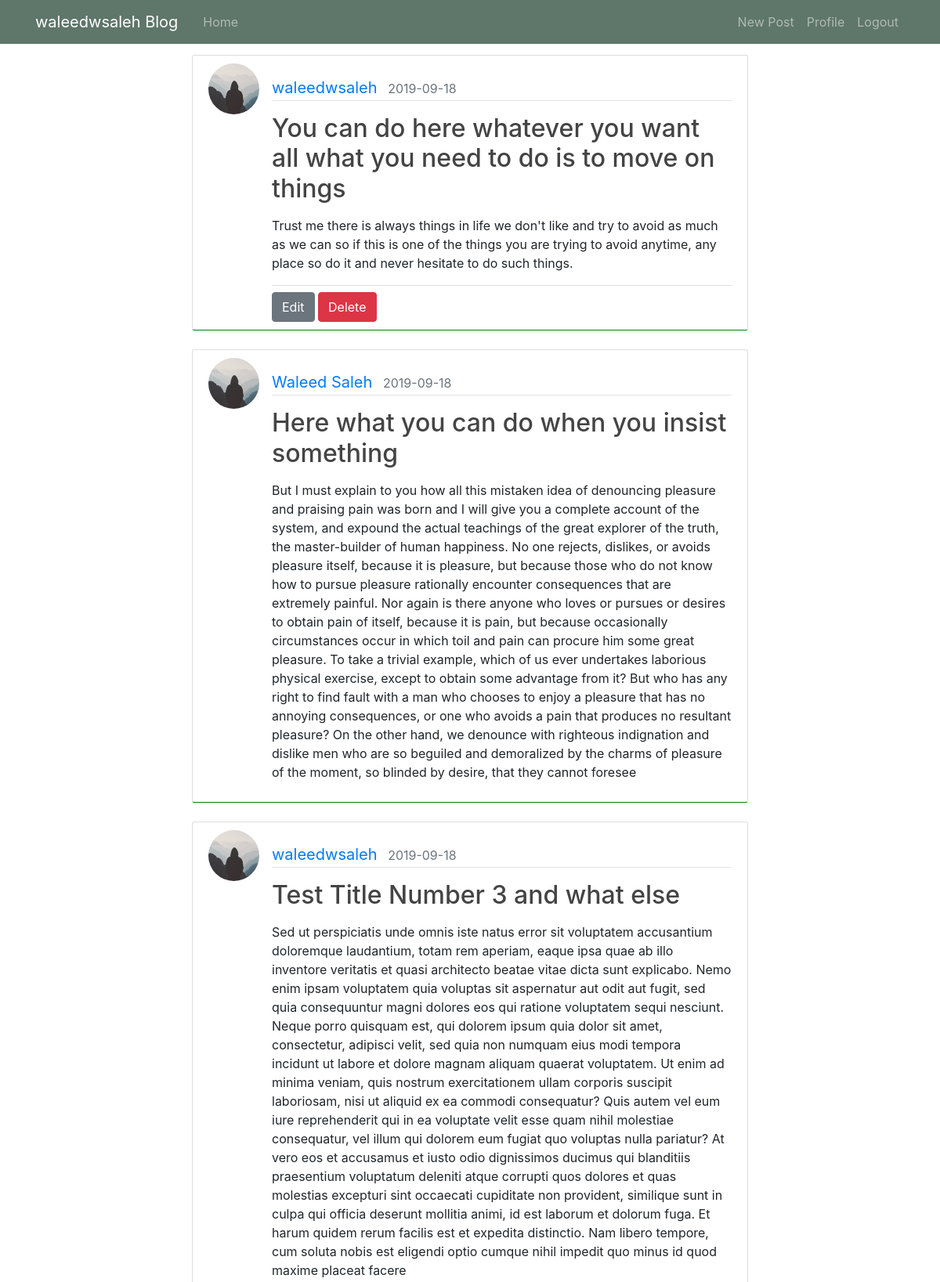
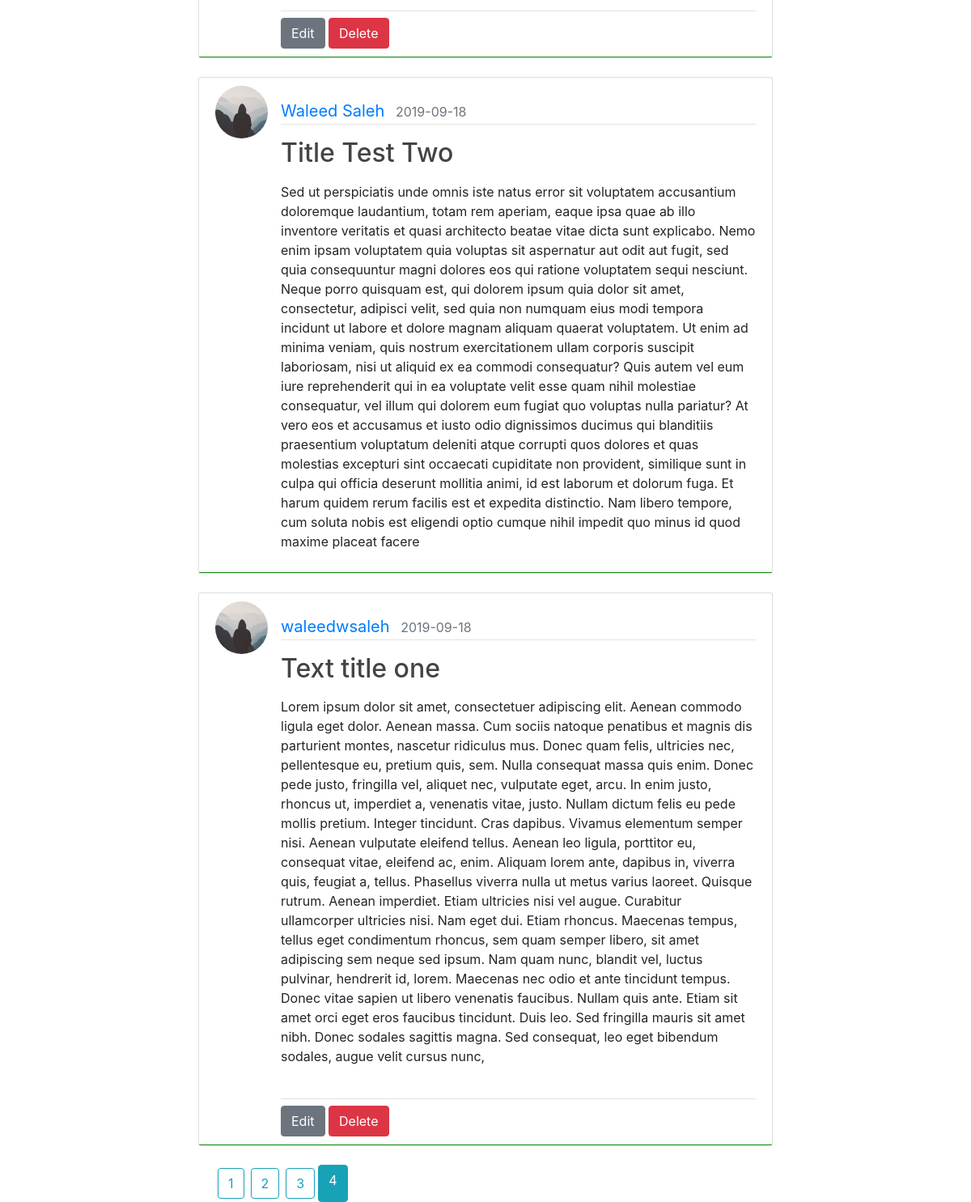
Page /waleedwsaleh/home?page=4 (signed in) on the committed database (2 pictures, top to bottom).
### flaskblog/Models/User.py (models this page shows, shortened)
class User(db.Model, UserMixin):
    id = db.Column(db.Integer(), primary_key=True)
    username = db.Column(db.String(30), unique=True, nullable=False)
    email = db.Column(db.String(100), unique=True, nullable=False)
    password = db.Column(db.String(150), nullable=False)
    image_file = db.Column(db.String(60), nullable=True, default='default.jpg')
    creation_time = db.Column(db.DateTime, nullable=False, default=datetime.utcnow)
    posts = db.relationship('Post', backref='author', lazy=True)

### flaskblog/Models/Post.py (models this page shows, shortened)
class Post(db.Model,UserMixin):
    id = db.Column(db.Integer, primary_key=True)
    title = db.Column(db.String(50), nullable=False)
    body = db.Column(db.Text, nullable=False)
    publish_date = db.Column(db.DateTime, nullable=False, default=datetime.utcnow)
    user_id = db.Column(db.Integer, db.ForeignKey('user.id'), nullable=False)

### flaskblog/main/routes.py (the view)
@main_page.route('/<string:username>/home')
@login_required
def home(username):
    page = request.args.get('page', 1, type=int)
    print("Page number= ", page)
    posts = Post.query.order_by(Post.publish_date.desc()).paginate(page=page, per_page=5)
    form = Posts()
    return render_template('home.html', posts=posts, title="Home")

### flaskblog/Models/User.py (called while the page is built)
@login_manager.user_loader
def load_user(user_id):
    return User.query.get(int(user_id))

### flaskblog/templates/home.html (shortened to what this page needs)
{% extends 'layouts/layout.html' %}
{% block content %}
    {% if posts %}
        {% for post in posts.items %}
            <article class="media content-section mb-4" style="border-bottom-color:green ">
                <img class="rounded-circle article-img"
                     src="{{ url_for('static', filename='imgs/profile_pics/' + post.author.image_file) }}"
                     alt="User Profile Picture">
                <div class="media-body mt-3">
                    <div class="article-metadata mb-3 ">
                        <a class="mr-2" href="{{ url_for('posts.user_posts',username=post.author.username) }}">{{ post.author.username }}</a>
                        <small class="text-muted"> {{post.publish_date.strftime('%Y-%m-%d')}} </small>
                    </div>
                    {% if post.author == current_user %}
                        <h2><a class="article-title"
                               href="{{ url_for('posts.post', username = post.author.username, post_id = post.id) }}">{{ post.title }}</a>
                        </h2>
                    {% else %}
                        <h2 class="article-title">{{ post.title }}</h2>
                    {% endif %}
                    <p class="article-content mt-3">{{ post.body }}</p>
                    {% if post.author == current_user %}
                        <div class="border-top">
                            <a class="btn btn-secondary mt-2"
                               href="{{ url_for('posts.edit_post',post_id = post.id, username = post.author.username) }}">
                                Edit
                            </a>
                            <button type="button" class="btn btn-danger mt-2" data-toggle="modal"
                                    data-target="#deletePost">
                                Delete
                            </button>
                        </div>
                        </div>
                    {% endif %}
            </article>
        {% endfor %}
        <div class="pagination " style="margin-left: 20px;">
            {%- for page in posts.iter_pages(left_edge=2, left_current= 1, right_edge = 2, right_current = 1) %}
                {% if page %}
                    {% if page != posts.page %}
                        <a class="btn btn-outline-info m-1 "
                           href="{{ url_for('main_page.home',username = current_user.username ,page=page) }}">{{ page }}</a>
                    {% else %}
                        <a class="btn btn-info"
                           href="{{ url_for('main_page.home',username = current_user.username ,page = page) }}">{{ page }}</a>
                    {% endif %}
                {% else %}
                    <span class="ellipsis">…</span>
                {% endif %}
            {%- endfor %}
        </div>
    {% else %}
        <h1 class="toast-header text-center">{{ current_user.username }} HAS NO POSTS YET !</h1>
    {% endif %}
{% endblock %}

### flaskblog/templates/layouts/layout.html (shortened to what this page needs)
<!DOCTYPE html>
<html lang="en">
{% include 'layouts/_headTag.html' %}
<body>
<header class="site-header">
    <nav class="navbar navbar-expand-md navbar-dark bg-steel fixed-top ">
        <div class="container">
            {% if current_user.is_authenticated %}
                <a class="navbar-brand mr-4" href="{{ url_for('users.profile') }}">{{ current_user.username }} Blog</a>
            {% else %}
                <a class="navbar-brand mr-4" href="{{ url_for('main_page.index') }}">Blog</a>
            {% endif %}
            <div class="collapse navbar-collapse" id="navbarToggle">
                <div class="navbar-nav mr-auto">
                    {% if current_user.is_authenticated %}
                    <a class="nav-item nav-link"
                      href="{{ url_for('main_page.home', username=current_user.username.strip(' ')) }}">Home</a>
                    {% else %}
                    <a class="nav-item nav-link"
                      href="{{ url_for('main_page.index')}}">Home</a>
                    {% endif %}
                </div>
                <div class="navbar-nav">
                    {% if current_user.is_authenticated %}
                        <a class="nav-item nav-link"
                           href="{{ url_for('posts.new_post', username = current_user.username.strip(' ')) }}">New
                            Post</a>
                        <a class="nav-item nav-link" href="{{ url_for('users.profile') }}">Profile</a>
                        <a class="nav-item nav-link" href="{{ url_for('users.logout') }}">Logout</a>
                    {% else %}
                        <a class="nav-item nav-link" href="{{ url_for('users.login') }}">Login</a>
                        <a class="nav-item nav-link" href="{{ url_for('users.registration') }}">Register</a>
                    {% endif %}
                </div>
            </div>
        </div>
    </nav>
</header>
<main class="container" role="main" style="margin-top:70px;">
    {% block main %}
        <div class="container">
            <div class="row">
                <div class="col">
                </div>
                <div class="col-8">
                    {% block content %}
                    {% endblock content %}
                </div>
                <div class="col">
                </div>
            </div>
        </div>
        </main>
    {% endblock main %}
</body>
</html>

### flaskblog/static/styles/css/main.css (style rules this page uses)
body { background: #fafafa; color: #333333; margin: 0; }
h1, h2, h3, h4, h5, h6 { color: #444444; }
.bg-steel { background-color: #5f766a; }
.site-header .navbar-nav .nav-link { color: #cbd5db; }
.content-section { background: #ffffff; padding: 10px 20px; border: 1px solid #dddddd; border-radius: 3px; }
.article-title { color: #444444; }
.article-content { white-space: pre-line; }
.article-img { height: 65px; width: 65px; margin-right: 16px; }
.article-metadata { color: black; font-size: 20px; }
.article-metadata { padding-bottom: 1px; margin-bottom: 4px; border-bottom: 1px solid #e3e3e3; }

### rows in the picture
User: username "waleedwsaleh"
Post: image_file (placeholder picture), author.username "waleedwsaleh", publish_date "2019-09-18", title "You can do here whatever you want all what you need to do is to move on things", body "Trust me there is always things in life we don't like and try to avoid as much as we can so if this is one of the things you are trying to avoid anytime, any place so do it and never hesitate to do such things."
Post: image_file (placeholder picture), author.username "Waleed Saleh", publish_date "2019-09-18", title "Here what you can do when you insist something", body "But I must explain to you how all this mistaken idea of denouncing pleasure and praising pain was born and I will give you a complete account of the system, and expound the actual teachings of the great explorer of the truth, the master-builder of human happiness. No one rejects, dislikes, or avoids pleasure itself, because it is pleasure, but because those who do not know how to pursue pleasure rationally encounter consequences that are extremely painful. Nor again is there anyone who loves or pursues or desires to obtain pain of itself, because it is pain, but because occasionally circumstances occur in which toil and pain can procure him some great pleasure. To take a trivial example,…"
Post: image_file (placeholder picture), author.username "waleedwsaleh", publish_date "2019-09-18", title "Test Title Number 3 and what else", body "Sed ut perspiciatis unde omnis iste natus error sit voluptatem accusantium doloremque laudantium, totam rem aperiam, eaque ipsa quae ab illo inventore veritatis et quasi architecto beatae vitae dicta sunt explicabo. Nemo enim ipsam voluptatem quia voluptas sit aspernatur aut odit aut fugit, sed quia consequuntur magni dolores eos qui ratione voluptatem sequi nesciunt. Neque porro quisquam est, qui dolorem ipsum quia dolor sit amet, consectetur, adipisci velit, sed quia non numquam eius modi tempora incidunt ut labore et dolore magnam aliquam quaerat voluptatem. Ut enim ad minima veniam, quis nostrum exercitationem ullam corporis suscipit laboriosam, nisi ut aliquid ex ea commodi…"
Post: image_file (placeholder picture), author.username "Waleed Saleh", publish_date "2019-09-18", title "Title Test Two", body "Sed ut perspiciatis unde omnis iste natus error sit voluptatem accusantium doloremque laudantium, totam rem aperiam, eaque ipsa quae ab illo inventore veritatis et quasi architecto beatae vitae dicta sunt explicabo. Nemo enim ipsam voluptatem quia voluptas sit aspernatur aut odit aut fugit, sed quia consequuntur magni dolores eos qui ratione voluptatem sequi nesciunt. Neque porro quisquam est, qui dolorem ipsum quia dolor sit amet, consectetur, adipisci velit, sed quia non numquam eius modi tempora incidunt ut labore et dolore magnam aliquam quaerat voluptatem. Ut enim ad minima veniam, quis nostrum exercitationem ullam corporis suscipit laboriosam, nisi ut aliquid ex ea commodi…"
Post: image_file (placeholder picture), author.username "waleedwsaleh", publish_date "2019-09-18", title "Text title one", body "Lorem ipsum dolor sit amet, consectetuer adipiscing elit. Aenean commodo ligula eget dolor. Aenean massa. Cum sociis natoque penatibus et magnis dis parturient montes, nascetur ridiculus mus. Donec quam felis, ultricies nec, pellentesque eu, pretium quis, sem. Nulla consequat massa quis enim. Donec pede justo, fringilla vel, aliquet nec, vulputate eget, arcu. In enim justo, rhoncus ut, imperdiet a, venenatis vitae, justo. Nullam dictum felis eu pede mollis pretium. Integer tincidunt. Cras dapibus. Vivamus elementum semper nisi. Aenean vulputate eleifend tellus. Aenean leo ligula, porttitor eu, consequat vitae, eleifend ac, enim. Aliquam lorem ante, dapibus in, viverra quis, feugiat a,…"

### other values in the picture
{{ page }} "1" "2" "3"
{{ page }} "4"
